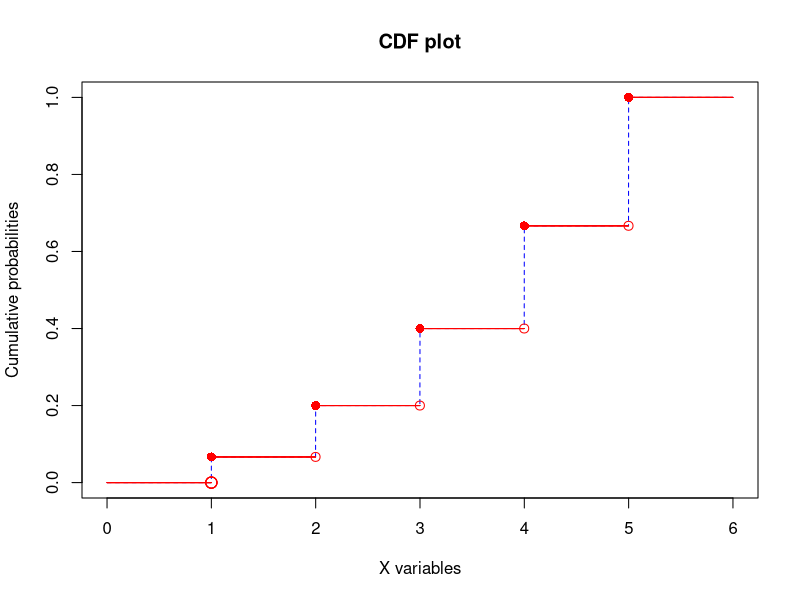

Generate this figure with R:
## ---- chunk 1
knitr::opts_chunk$set(echo = TRUE)
## ---- chunk 2

cdf_function_num4 <- function(xrange, coef){
  low <- c(min(xrange)-1)
  upper <- c(max(xrange)+1)
  xrange_ext <- as.data.frame( c(low, xrange, upper) )
  # empty data frame
  table <- data.frame(matrix(nrow = dim(xrange_ext)[1]*2 , ncol = 3))
  
  # loop
  for (i in 1:dim(xrange_ext)[1]){
  # first column (X value)
  table[2*i-1,1] = t(xrange_ext)[i]
  table[2*i,1] = t(xrange_ext)[i+1]-0.001
  table[1,1] = 0 # t(xrange_ext)[1]-1
  table[2,1] = 0.9999 # t(xrange_ext)[1]-0.001
  table[dim(xrange_ext)[1]*2 ,1] = t(xrange_ext)[i]+0.0001
  
  # second col (Y value)
  table[1,2] <- 0
  table[2,2] <- 0 
    if (i >1) {
    table[2*i-1,2] <- coef*(table[2*i-1,1]) + (table[2*i-2, 2])
    table[2*i,2]   <- table[2*i-1, 2]
    }
  table[(dim(xrange_ext)[1]*2)-3 ,2] <- 1
  table[(dim(xrange_ext)[1]*2)-2 ,2] <- 1  
  table[(dim(xrange_ext)[1]*2)-1 ,2] <- 1
  table[dim(xrange_ext)[1]*2 ,2] <- 1
  table[2*i ,3] <- ("include")
  table[2*i-1 ,3] <- ("exclude")
    }
  plot(table[,1], table[,2], type='l', col="blue", main="CDF plot", xlab="X variables", ylab="Cumulative probabilities", lty=2) 
  
  # pointer creation
  for (j in 2:(dim(xrange_ext)[1]-2)){
   points(table[2*j,1], table[2*j,2], cex=1.2, pch=1, col="red")
   points(table[2*j-1,1], table[2*j-1,2],cex=1.2, pch=16, col="red")
   
   points(table[2,1], table[2,2],cex=1.5, pch=1, col="red")
   points(table[dim(xrange_ext)[1]*2-3 ,1], table[dim(xrange_ext)[1]*2-3, 2], cex=1.2, pch=16, col="red")  
     # line highlight (only for 5 x_range)
  lines(table[1:2,1], table[1:2,2], type='l', col="red")
  lines(table[3:4,1], table[3:4,2], type='l', col="red")
  lines(table[5:6,1], table[5:6,2], type='l', col="red")
  lines(table[7:8,1], table[7:8,2], type='l', col="red")
  lines(table[9:10,1], table[9:10,2], type='l', col="red")
  lines(table[11:12,1], table[11:12,2], type='l', col="red")
  
  }
}

## ---- chunk 3
cdf_function_num4(1:5, 1/15)
